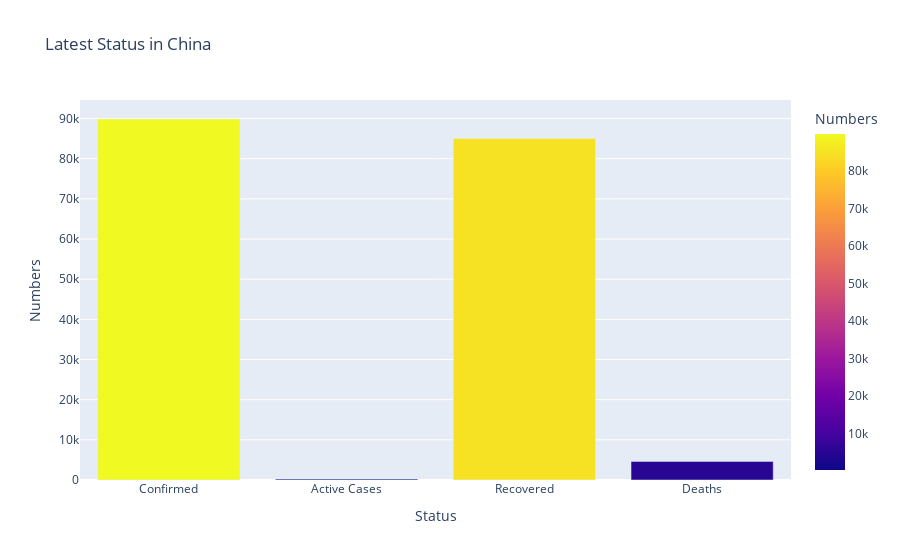

The notebook cell saved with this chart:
### Code cell
#Getting the latest observation date from data set
df.iloc[df.last_valid_index()]['ObservationDate']
#Taking out record for latest records in seprate data frame
df_china_lately=df_china[df_china['ObservationDate'] == latest_date]
#Creating temporary data frame for visualizing purpose
df_china_status=pd.DataFrame(columns=['Numbers','Status'])
#Appending Records from latest data frame
df_china_status = pd.DataFrame([
    {'Numbers': df_china_lately.iloc[0]['Confirmed'], 'Status': 'Confirmed'},
    {'Numbers': df_china_lately.iloc[0]['ActiveCases'], 'Status': 'Active Cases'},
    {'Numbers': df_china_lately.iloc[0]['Recovered'], 'Status': 'Recovered'},
    {'Numbers': df_china_lately.iloc[0]['Deaths'], 'Status': 'Deaths'}
])
#Visualizing graphs
fig = px.bar(df_china_status, y='Numbers', x='Status',title='Latest Status in China' , color='Numbers')
fig.show()

### Figure 1 — Plotly figure (JSON) as saved in the notebook; plotly's stock layout.template omitted (floating-point values rounded to 4 significant figures)
{"data": [{"hovertemplate": "Status=%{x}<br>Numbers=%{marker.color}<extra></extra>", "legendgroup": "", "marker": {"color": [89893, 218, 85039, 4636], "coloraxis": "coloraxis", "pattern": {"shape": ""}}, "name": "", "orientation": "v", "showlegend": false, "textposition": "auto", "type": "bar", "x": ["Confirmed", "Active Cases", "Recovered", "Deaths"], "xaxis": "x", "y": [89893, 218, 85039, 4636], "yaxis": "y"}], "layout": {"barmode": "relative", "coloraxis": {"colorbar": {"title": {"text": "Numbers"}}, "colorscale": [[0, "#0d0887"], [0.1111, "#46039f"], [0.2222, "#7201a8"], [0.3333, "#9c179e"], [0.4444, "#bd3786"], [0.5556, "#d8576b"], [0.6667, "#ed7953"], [0.7778, "#fb9f3a"], [0.8889, "#fdca26"], [1, "#f0f921"]]}, "legend": {"tracegroupgap": 0}, "title": {"text": "Latest Status in China"}, "xaxis": {"anchor": "y", "domain": [0, 1], "title": {"text": "Status"}}, "yaxis": {"anchor": "x", "domain": [0, 1], "title": {"text": "Numbers"}}}}
